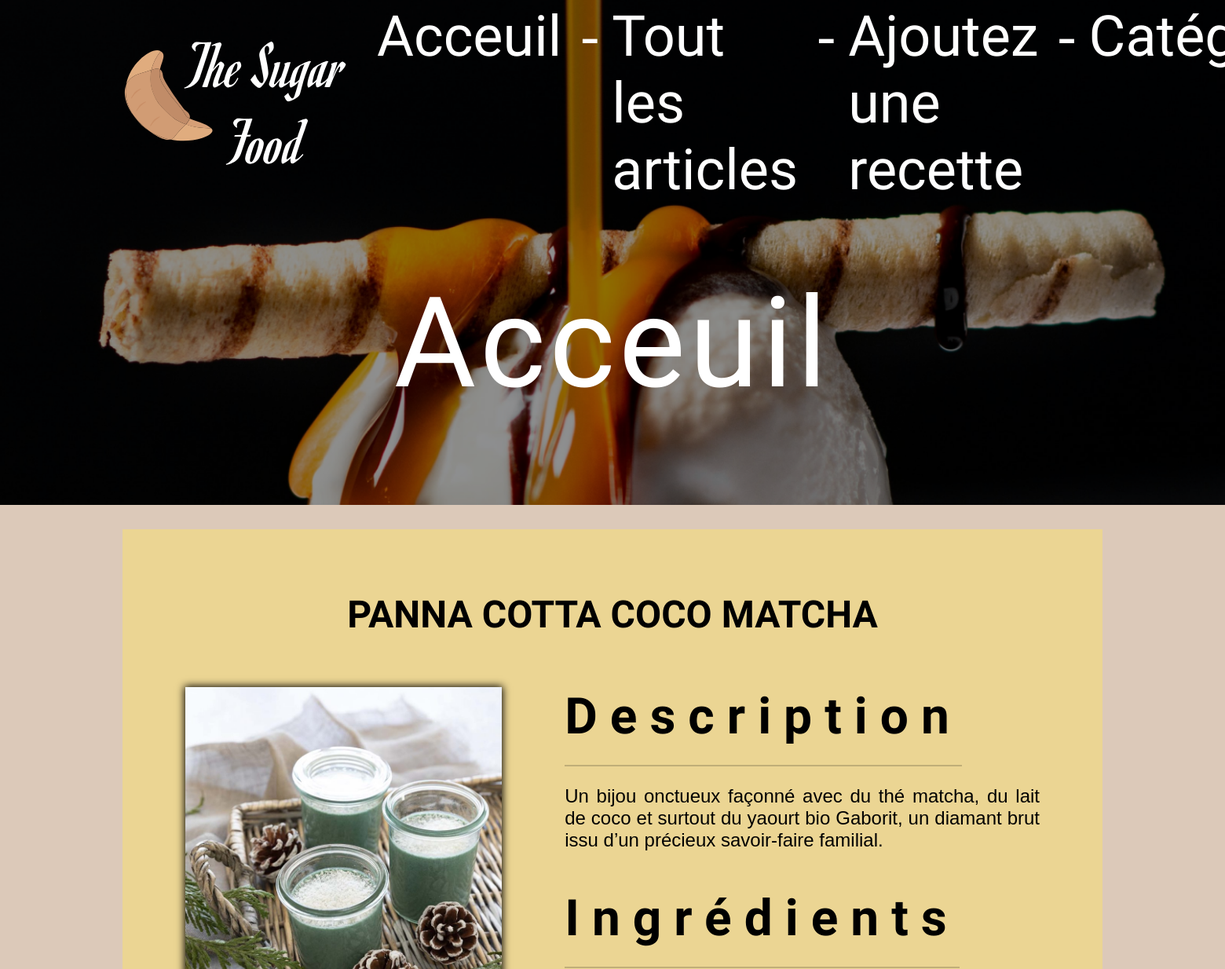
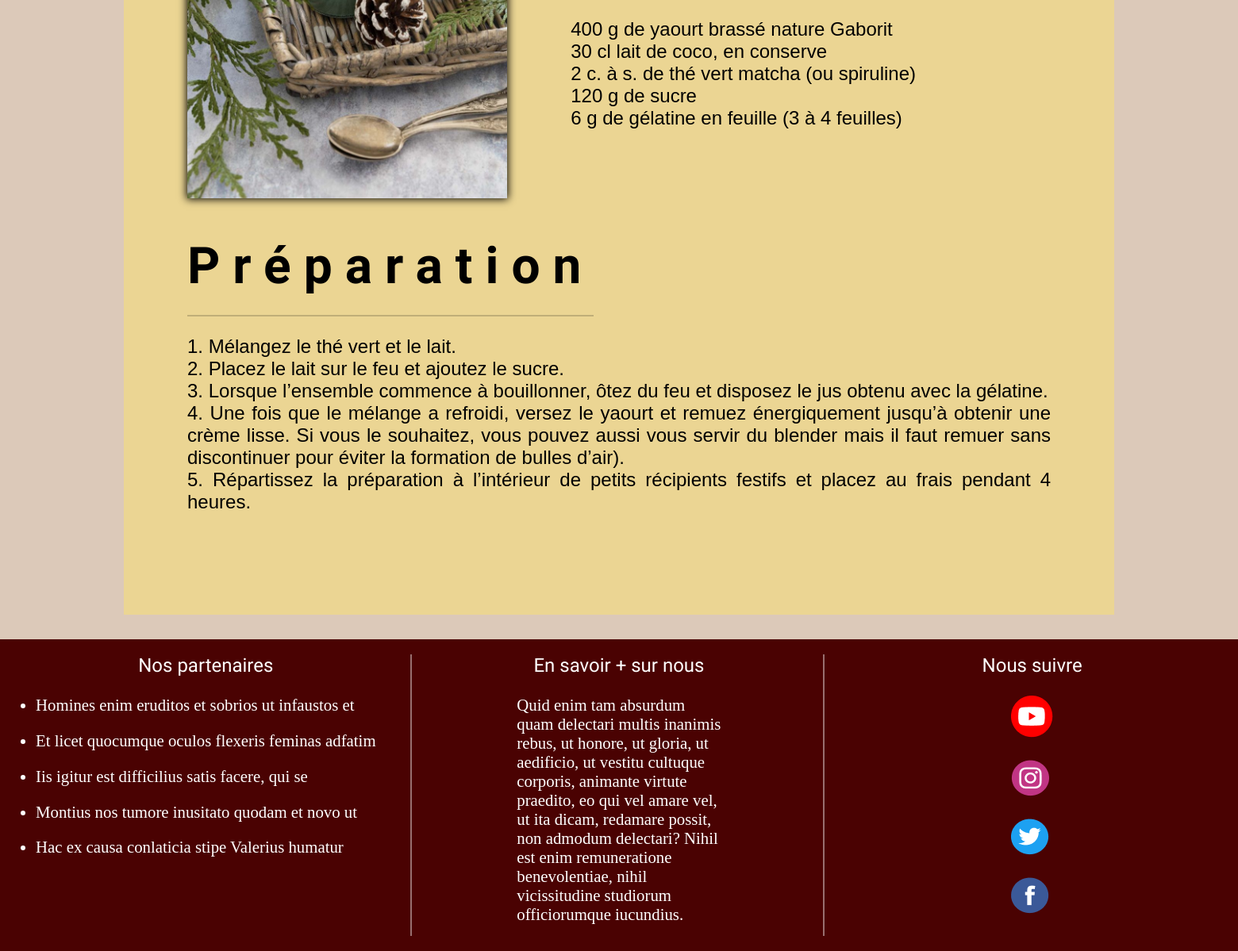
The page /article.php?id=11 on the database its author committed (2 pictures, top to bottom).
### tables this page shows
CREATE TABLE IF NOT EXISTS `articles` (
  `id_article` int(11) NOT NULL AUTO_INCREMENT,
  `titre_article` varchar(255) NOT NULL,
  `img_article` varchar(255) NOT NULL,
  `description_article` text NOT NULL,
  `ingredients_article` text NOT NULL,
  `preparation_article` mediumtext NOT NULL,
  `auteur_article` varchar(255) NOT NULL,
  `date_publication_article` date NOT NULL,
  PRIMARY KEY (`id_article`)
);

### article.php (the view, shortened to what this page needs)
<?php
require_once 'connect.php';
$id_article = $_GET['id'];
$req = $db->query("SELECT * FROM `articles` WHERE `id_article` = $id_article");
$article =$req->fetch(PDO::FETCH_ASSOC);
?>
    <article id="article_unique">
        <h2><?=$article['titre_article'] ?></h2>
        <div id="top_article" class="displayFlex">
            <figure>
                <img src="./views/assets/img/img_recette/<?= $article['img_article']?>" alt="image de la recette <?=$article['titre_article']?>">
            </figure>
            <div id="desc_ing">
                <h3>Description</h3>
                <p><?= $article['description_article'] ?></p>
                <h3>Ingrédients</h3>
                <p><?= $article['ingredients_article']?></p>
            </div>
        </div>
        <div id="prep_unique">
            <h3>Préparation</h3>
            <p><?= $article['preparation_article']?></p>
        </div>
    </article>
<?php
require '../P2-OFP-BLOG/views/template/template.php';

### views/assets/css/style.css (style rules this page uses)
* { margin: 0; padding: 0; }
.displayFlex { display: flex; }
#article_unique { background-color: #EBD593; padding: 5rem; }
#article_unique > h2 { text-align: center; font-size: 3rem; font-family: 'Rye'; text-transform: uppercase; padding-bottom: 2rem; margin-bottom: 2rem; }
#top_article { margin-bottom: 3rem; }
#article_unique > div > figure { width: 40%; box-shadow: 0 0 10px 1px #000; margin-right: 5rem; }
#article_unique > div > figure > img { width: 100%; height: 100%; }
#desc_ing { width: 60%; }
#desc_ing h3, #prep_unique h3 { display: inline-block; font-size: 4rem; padding-bottom: 1.5rem; margin-bottom: 1.5rem; border-bottom: 2px solid rgba(0, 0, 0, 0.185); font-family: 'Romanesco', cursive; letter-spacing: 1rem; }
#desc_ing p, #prep_unique p { text-align: justify; font-size: 1.5rem; margin-bottom: 3rem; font-family: Verdana, Geneva, Tahoma, sans-serif; }

### rows shown on the page
articles: titre_article "PANNA COTTA COCO MATCHA", img_article (picture), description_article "Un bijou onctueux façonné avec du thé matcha, du lait de coco et surtout du yaourt bio Gaborit, un diamant brut issu d’un précieux savoir-faire familial.", ingredients_article "400 g de yaourt brassé nature Gaborit 30 cl lait de coco, en conserve 2 c. à s. de thé vert matcha (ou spiruline) 120 g de sucre 6 g de gélatine en feuille (3 à 4 feuilles)", preparation_article "1. Mélangez le thé vert et le lait. 2. Placez le lait sur le feu et ajoutez le sucre. 3. Lorsque l’ensemble commence à bouillonner, ôtez du feu et disposez le jus obtenu avec la gélatine. 4. Une fois que le mélange a refroidi, versez le yaourt et remuez énergiquement jusqu’à obtenir une crème lisse. Si vous le souhaitez, vous pouvez aussi vous servir du blender mais il faut remuer sans discontinuer pour éviter la formation de bulles d’air). 5. Répartissez la préparation à l’intérieur de petits récipients festifs et placez au frais pendant 4 heures."
